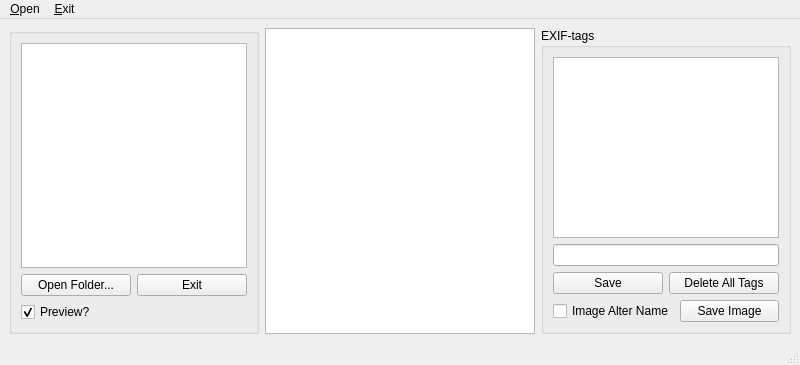
<?xml version="1.0" encoding="UTF-8"?>
<ui version="4.0">
 <class>MainWindow</class>
 <widget class="QMainWindow" name="MainWindow">
  <property name="geometry">
   <rect>
    <x>0</x>
    <y>0</y>
    <width>794</width>
    <height>365</height>
   </rect>
  </property>
  <property name="windowTitle">
   <string>MainWindow</string>
  </property>
  <widget class="QWidget" name="centralwidget">
   <layout class="QGridLayout" name="gridLayout">
    <item row="0" column="0">
     <widget class="QGroupBox" name="groupBox">
      <property name="minimumSize">
       <size>
        <width>250</width>
        <height>300</height>
       </size>
      </property>
      <property name="maximumSize">
       <size>
        <width>3133</width>
        <height>3133</height>
       </size>
      </property>
      <property name="title">
       <string/>
      </property>
      <layout class="QVBoxLayout" name="verticalLayout">
       <item>
        <widget class="QListWidget" name="listFiles">
         <property name="selectionMode">
          <enum>QAbstractItemView::MultiSelection</enum>
         </property>
        </widget>
       </item>
       <item>
        <layout class="QHBoxLayout" name="horizontalLayout">
         <item>
          <widget class="QPushButton" name="btnOpen">
           <property name="text">
            <string>Open Folder...</string>
           </property>
          </widget>
         </item>
         <item>
          <widget class="QPushButton" name="btnExit">
           <property name="text">
            <string>Exit</string>
           </property>
          </widget>
         </item>
        </layout>
       </item>
       <item>
        <layout class="QHBoxLayout" name="horizontalLayout_2">
         <item>
          <widget class="QCheckBox" name="chkPreview">
           <property name="text">
            <string>Preview?</string>
           </property>
           <property name="checked">
            <bool>true</bool>
           </property>
          </widget>
         </item>
        </layout>
       </item>
      </layout>
     </widget>
    </item>
    <item row="0" column="1">
     <widget class="QGraphicsView" name="graphView">
      <property name="minimumSize">
       <size>
        <width>270</width>
        <height>300</height>
       </size>
      </property>
     </widget>
    </item>
    <item row="0" column="2">
     <widget class="QGroupBox" name="groupBox_2">
      <property name="minimumSize">
       <size>
        <width>250</width>
        <height>300</height>
       </size>
      </property>
      <property name="title">
       <string>EXIF-tags</string>
      </property>
      <layout class="QVBoxLayout" name="verticalLayout_2">
       <item>
        <widget class="QListWidget" name="listAttrs">
         <property name="selectionMode">
          <enum>QAbstractItemView::SingleSelection</enum>
         </property>
        </widget>
       </item>
       <item>
        <layout class="QHBoxLayout" name="horizontalLayout_3">
         <item>
          <widget class="QLineEdit" name="lineEdit"/>
         </item>
        </layout>
       </item>
       <item>
        <layout class="QHBoxLayout" name="horizontalLayout_4">
         <item>
          <widget class="QPushButton" name="btnSave">
           <property name="text">
            <string>Save</string>
           </property>
          </widget>
         </item>
         <item>
          <widget class="QPushButton" name="btnDelete">
           <property name="enabled">
            <bool>true</bool>
           </property>
           <property name="text">
            <string>Delete All Tags</string>
           </property>
          </widget>
         </item>
        </layout>
       </item>
       <item>
        <layout class="QHBoxLayout" name="horizontalLayout_5">
         <item>
          <widget class="QCheckBox" name="chkAlterName">
           <property name="text">
            <string>Image Alter Name</string>
           </property>
          </widget>
         </item>
         <item>
          <widget class="QPushButton" name="btnSaveImage">
           <property name="text">
            <string>Save Image</string>
           </property>
          </widget>
         </item>
        </layout>
       </item>
      </layout>
     </widget>
    </item>
   </layout>
  </widget>
  <widget class="QMenuBar" name="menubar">
   <property name="geometry">
    <rect>
     <x>0</x>
     <y>0</y>
     <width>794</width>
     <height>30</height>
    </rect>
   </property>
   <property name="nativeMenuBar">
    <bool>true</bool>
   </property>
   <widget class="QMenu" name="menuExit">
    <property name="title">
     <string>&amp;Open</string>
    </property>
   </widget>
   <widget class="QMenu" name="menuExit_2">
    <property name="title">
     <string>&amp;Exit</string>
    </property>
   </widget>
   <addaction name="menuExit"/>
   <addaction name="menuExit_2"/>
  </widget>
  <widget class="QStatusBar" name="statusbar"/>
 </widget>
 <resources/>
 <connections/>
</ui>
